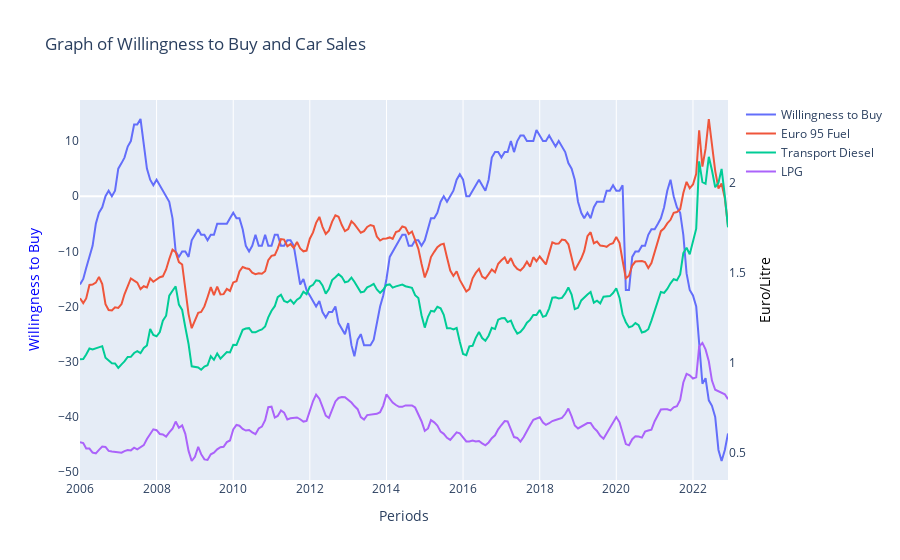

Notebook cell for this chart:
### Code cell
# Select the columns of interest
selected_columns = ['Periods', 'Willingness to buy', 'Euro 95', 'Transport diesel', 'LPG']
result = result[selected_columns]

# Sort the DataFrame by Periods
result = result.sort_values(by='Periods')

# Create a figure using Plotly
fig = go.Figure()

# Add the first Y-axis for 'Willingness to Buy'
fig.add_trace(go.Scatter(x=result['Periods'], y=result['Willingness to buy'], mode='lines', name='Willingness to Buy', yaxis='y1'))

# Add the second Y-axis for 'Euro 95', 'Transport diesel', and 'LPG'
fig.add_trace(go.Scatter(x=result['Periods'], y=result['Euro 95'], mode='lines', name='Euro 95 Fuel', yaxis='y2'))
fig.add_trace(go.Scatter(x=result['Periods'], y=result['Transport diesel'], mode='lines', name='Transport Diesel', yaxis='y2'))
fig.add_trace(go.Scatter(x=result['Periods'], y=result['LPG'], mode='lines', name='LPG', yaxis='y2'))

# Set the layout with multiple Y-axes
fig.update_layout(
    xaxis=dict(title='Periods'),
    yaxis=dict(title='Willingness to Buy', side='left', showgrid=False, titlefont=dict(color='blue')),
    yaxis2=dict(title='Euro/Litre', overlaying='y', side='right', showgrid=False, titlefont=dict(color='black')),
    title='Graph of Willingness to Buy and Car Sales'
)

# Show the interactive plot
fig.show()

### Figure 1 — Plotly figure (JSON) as saved in the notebook; plotly's stock layout.template omitted (floating-point values rounded to 4 significant figures; data arrays with more than 128 entries replaced by an {"elided": "..."} marker saying what was removed)
{"data": [{"mode": "lines", "name": "Willingness to Buy", "type": "scatter", "x": {"elided": "204 str values"}, "y": {"elided": "204 int values"}, "yaxis": "y"}, {"mode": "lines", "name": "Euro 95 Fuel", "type": "scatter", "x": {"elided": "204 str values"}, "y": {"elided": "204 float values"}, "yaxis": "y2"}, {"mode": "lines", "name": "Transport Diesel", "type": "scatter", "x": {"elided": "204 str values"}, "y": {"elided": "204 float values"}, "yaxis": "y2"}, {"mode": "lines", "name": "LPG", "type": "scatter", "x": {"elided": "204 str values"}, "y": {"elided": "204 float values"}, "yaxis": "y2"}], "layout": {"title": {"text": "Graph of Willingness to Buy and Car Sales"}, "xaxis": {"title": {"text": "Periods"}}, "yaxis": {"showgrid": false, "side": "left", "title": {"font": {"color": "blue"}, "text": "Willingness to Buy"}}, "yaxis2": {"overlaying": "y", "showgrid": false, "side": "right", "title": {"font": {"color": "black"}, "text": "Euro/Litre"}}}}
